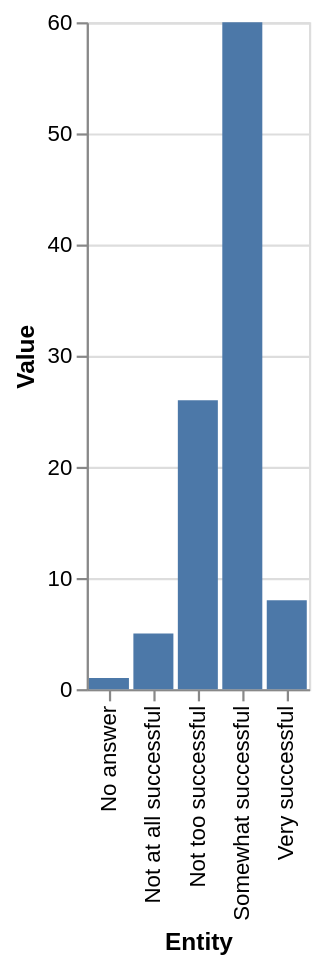

Write a Vega-Lite specification for this figure.
### Vega-Lite specification from a JSON file in a GitHub repository (floating-point values rounded to 4 significant figures)
{"$schema": "https://vega.github.io/schema/vega-lite/v5.json", "description": "Bar chart auto-generated from CSV", "data": {"values": [{"Entity": "Not at all successful", "Value": 5}, {"Entity": "Somewhat successful", "Value": 60}, {"Entity": "Not too successful", "Value": 26}, {"Entity": "Very successful", "Value": 8}, {"Entity": "No answer", "Value": 1}]}, "mark": "bar", "encoding": {"x": {"field": "Entity", "type": "ordinal"}, "y": {"field": "Value", "type": "quantitative"}}}
